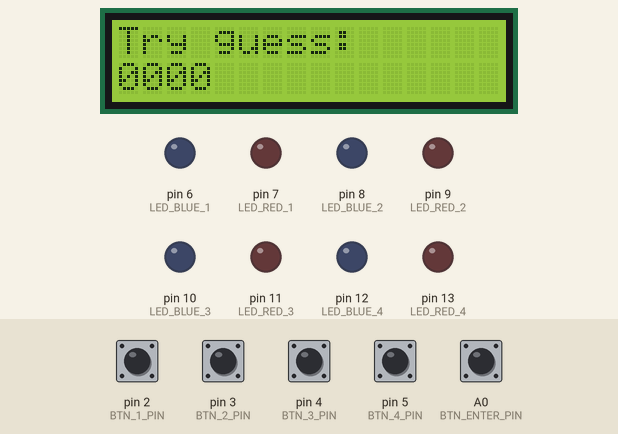
Recording of a sketch running on a simulated Arduino Uno, built with avr-gcc and run on an emulated ATmega328P. On the bench: 16×2 character LCD, output pins drawn as LEDs (lit = HIGH). Inputs (shaded band) come from the test bench; at power-on: A0 (BTN_ENTER_PIN) HIGH, pin 2 (BTN_1_PIN), pin 3 (BTN_2_PIN), pin 4 (BTN_3_PIN), pin 5 (BTN_4_PIN) LOW. Random numbers use the default seed unless the sketch sets one; what the sketch prints to the serial monitor is not drawn.

Above: at 1.2 s.
1.3 s: A0 (BTN_ENTER_PIN) pulled LOW for 1 s
At 2.2 s:
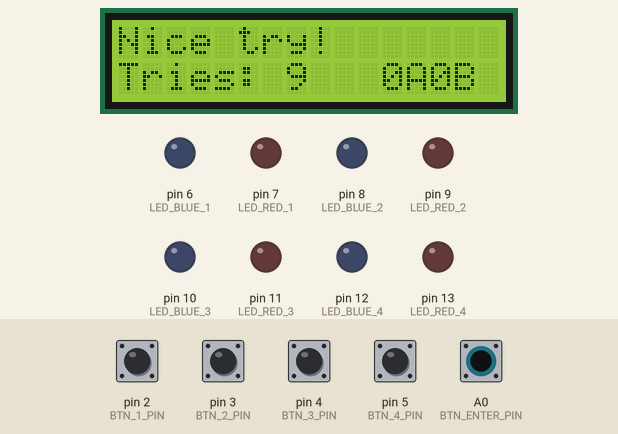
4.4 s: pin 2 (BTN_1_PIN) pulled HIGH for 0.15 s
At 6.1 s:
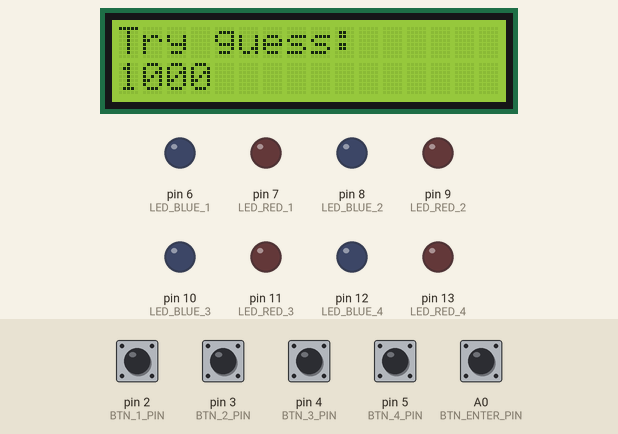
6.6 s: pin 4 (BTN_3_PIN) pulled HIGH for 0.15 s
At 7.1 s:
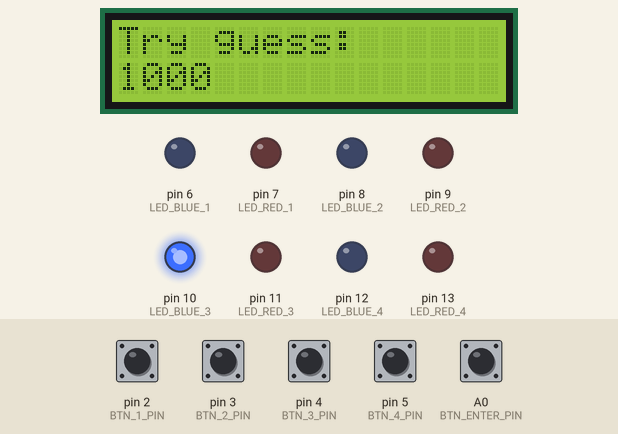
8.7 s: pin 3 (BTN_2_PIN) pulled HIGH for 1 s
At 9.1 s:
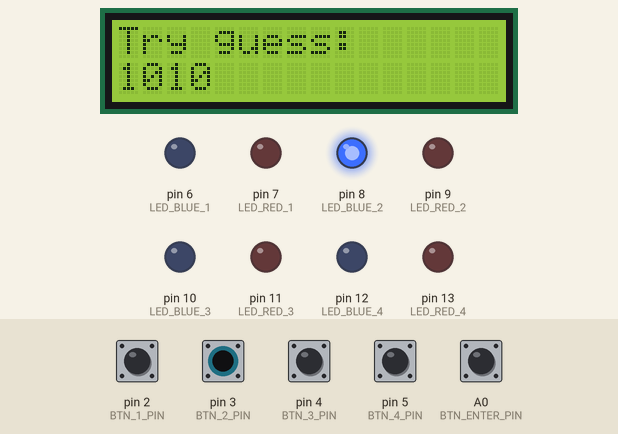
11.2 s: pin 5 (BTN_4_PIN) pulled HIGH for 0.15 s
At 11.6 s:
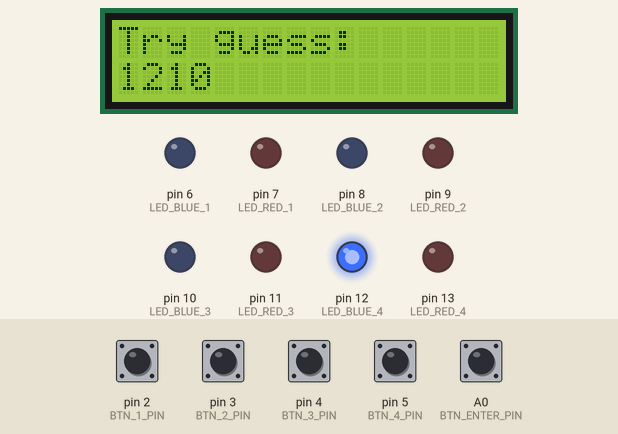
13.2 s: pin 2 (BTN_1_PIN) pulled HIGH for 1 s
At 14.6 s:
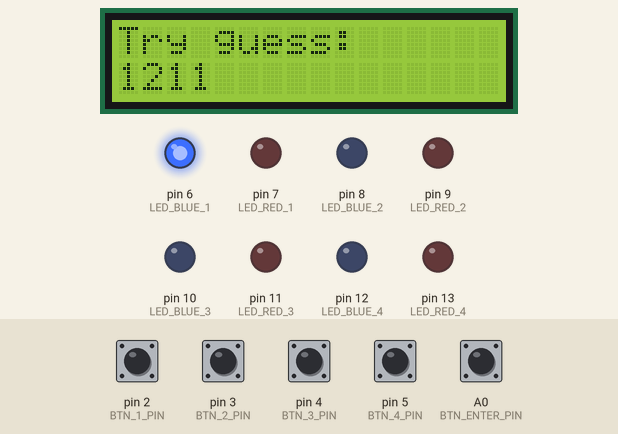
Timing chart, 0 to 16.3 s (numbered marks = the images above; inputs shaded):
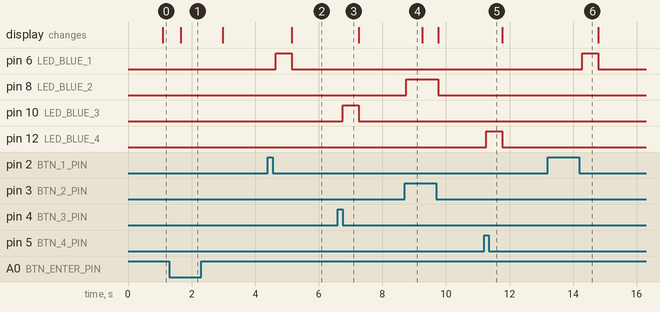

The sketch:

ps6.ino
```cpp
#include <Wire.h>
#include <LiquidCrystal_I2C.h>
#include "mastermind.h"
#include "lcd_wrapper.h"

void setup()
{
  lcd_init();
  Serial.begin(9600);
  turn_off_leds();
};


void loop()
{
  char *code = generate_code(false,4);
  play_game(code);
  free(code);
}
```

mastermind.cpp
```cpp
#include "mastermind.h"
#include "lcd_wrapper.h"
#include <stdbool.h>
#include <ctype.h>
#include <stdio.h>
#include <Arduino.h>
#include <stdlib.h>
#include <time.h>
#include <string.h>
char* generate_code(bool repeat, int length) {
  if (length < 1) {
    return NULL;
  }
  char * ans = (char*)calloc(length + 1, sizeof(char));
  bool arr[10] = {false, false, false, false, false, false, false, false, false, false};
  for (int i = 0; i < length; i++) {
    int k = 0;
    do {
      k = random() % 10;
    } while (arr[k] && !repeat);
    char n = (char)(k + 48);
    arr[k] = true;
    ans[i] = n;
  }
  ans[length] = '\0';
  return ans;
}
void get_score(const char* s, const char* g, int* peg_a, int* peg_b) {
  *peg_a = 0;
  *peg_b = 0;
  char gg[10];

  strcpy(gg, g);
  for (int i = 0; s[i]; i+=1) {
    for (int j = 0; gg[j]; j +=1) {
      if (s[i] == gg[j]) {
        *peg_b +=1;
        gg[j] = ' ';
        break;
      }
    }
    if (s[i] == g [i]) {
      *peg_a += 1;
      *peg_b -= 1;
    }
  }
}
void render_leds(const int peg_a, const int peg_b){
    int  c = 0 ;
    //LED_BLUE_1 = 6
    //LED_RED_1 = 7
    for(int i = 0; i< peg_a; i += 1){
      digitalWrite(LED_RED_1+i*2,1);
    }
    for(int i = peg_a; i<peg_a + peg_b; i +=1){
      digitalWrite(LED_BLUE_1 + i*2,1);
    }
}
void turn_off_leds(){
  for(int i = 6; i <14; i++){
    digitalWrite(i,0);
  }
}
void render_history(char* secret, char** history, const int entry_nr){
  int a,b;
  lcd_clear();
  turn_off_leds();
  get_score(secret,history[entry_nr],&a,&b);
  render_leds(a,b);
  lcd_set_cursor(0,0);
  lcd_print_int(entry_nr);
  lcd_print(" ");
  lcd_print(history[entry_nr]);
  lcd_print(" ");
  lcd_print_int(a);
  lcd_print("A");
  lcd_print_int(b);
  lcd_print("B");
}
void play_game(char* secret){
  lcd_print_at(0,0,"Mastermind.");
  delay(1000);
  lcd_clear();
  turn_off_leds();
  char **history = (char **)calloc(11,sizeof(char*));
  for(int i = 0; i < 10; i++){
    history[i] = (char*)calloc(5,sizeof(char));
  }
  lcd_clear();
  lcd_print_at(0,0,"Try guess: ");
 // lcd_print(secret);
  lcd_print_at(1,0,"0000");
  char gues[5] ="0000";
  delay(500);
  int btn_enter = !digitalRead(BTN_ENTER_PIN);
  int btn1 = digitalRead(BTN_1_PIN);
  int btn2 = digitalRead(BTN_2_PIN);
  int btn3 = digitalRead(BTN_3_PIN);
  int btn4 = digitalRead(BTN_4_PIN);
  int tryed = 10;
  while(1){
    lcd_print_at(1,0,gues);
    btn_enter = !digitalRead(BTN_ENTER_PIN);
    btn1 = digitalRead(BTN_1_PIN);
    btn2 = digitalRead(BTN_2_PIN);
    btn3 = digitalRead(BTN_3_PIN);
    btn4 = digitalRead(BTN_4_PIN);
    Serial.print("btn1: ");Serial.println(btn1);
    Serial.print("btn2: ");Serial.println(btn2);
    Serial.print("btn3: ");Serial.println(btn3);
    Serial.print("btn4: ");Serial.println(btn4);
    Serial.print("btn_enter: ");Serial.println(btn_enter);
    if(btn1 == HIGH){
      int was = 1;
      btn1 = digitalRead(BTN_1_PIN);
      int h = -1;
      while(btn1 == HIGH && tryed != 10){
        btn1 = digitalRead(BTN_1_PIN);
        btn2 = digitalRead(BTN_2_PIN);
        btn3 = digitalRead(BTN_3_PIN);

        if(btn2 == HIGH || btn3 == HIGH){
          was = 0;

          if(btn2 == HIGH){
            Serial.print("tryed = "); Serial.println(tryed);
            if(h+1 != 10-tryed){
              Serial.print("h = "); Serial.println(h);
              h = (h+1)%(10 - tryed);
              delay(300);
            }
          }else if(btn3 == HIGH){
            if(h  > 0 ){
              h = h-1;
            }
            delay(300);
         }

          render_history(secret,history,h);
          lcd_print_at(1,0,gues);
        }
         delay(50);

      }
      turn_off_leds();
      lcd_clear();
      lcd_print_at(0,0,"Try guess: ");
     // lcd_print(secret);
      lcd_print_at(1,0,gues);
      if(was){
        gues[0] = (char)(((int)gues[0] - 47)%10+48);
        digitalWrite(LED_BLUE_1,HIGH);
        delay(500);
        digitalWrite(LED_BLUE_1,LOW);
      }
    }if(btn2 == HIGH){
      gues[1] = (char)(((int)gues[1] - 47)%10+48);
      digitalWrite(LED_BLUE_2,HIGH);
      delay(500);
      digitalWrite(LED_BLUE_2,LOW);
    }if(btn3 == HIGH){
        int was = 1;
        btn3 = digitalRead(BTN_3_PIN);
        btn4 = digitalRead(BTN_4_PIN);
      while(btn3 == HIGH){
        btn3 = digitalRead(BTN_3_PIN);
        btn4 = digitalRead(BTN_4_PIN);
        if(btn4 == HIGH){
          was = 0;
          lcd_print_at(0,11,secret);
        }
      }
      if(was == 0){
        delay(1000);
        lcd_print_at(0,11,"    ");
        continue;
      }
      if(was){
        gues[2] = (char)(((int)gues[2] - 47)%10+48);
        digitalWrite(LED_BLUE_3,HIGH);
        delay(500);
        digitalWrite(LED_BLUE_3,LOW);
      }
    }if(btn4 == HIGH){
      gues[3] = (char)(((int)gues[3] - 47)%10+48);
      digitalWrite(LED_BLUE_4,HIGH);
      delay(500);
      digitalWrite(LED_BLUE_4,LOW);
    }
    if(btn_enter == HIGH){
      strcpy(history[10-tryed],gues);
      tryed -= 1;
      lcd_clear();
      lcd_print_at(0,0,"Try guess: ");
     // lcd_print(secret);
      lcd_print_at(1,0,gues);
      int a,b;
      get_score(secret,gues,&a,&b);
      Serial.print("a and b :");
      Serial.print(a);
      Serial.print(" ");
      Serial.print(b);
      render_leds(a,b);
      if(a == 4){
        lcd_clear();
        lcd_print_at(0,0,"You Win");
        lcd_print_at(1,0,"Code:");
        lcd_print_at(1,6,secret);
        delay(5000);
        return;
      }else{
        lcd_clear();
        lcd_print_at(0,0,"Nice try!");
        lcd_print_at(1,0,"Tries: ");
        lcd_print_int(tryed);
        lcd_set_cursor(1,11);
        lcd_print_int(a);
        lcd_print("A");
        lcd_print_int(b);
        lcd_print("B");
        delay(1300);
        lcd_clear();
      }
      if(tryed == 0){
       lcd_clear();
        lcd_print_at(0,0,"You Lose");
        lcd_print_at(1,0,"Code:");
        lcd_print_at(1,6,secret);
        delay(5000);
        return;
      }
     turn_off_leds();
     lcd_print_at(0,0,"Try guess: ");
    //lcd_print(secret);
    for(int s = 0; s <4 ; s++){
      gues[s] = 48;
    }
    lcd_print_at(1,0,gues);
    }
  }
  lcd_clear();
  for(int i = 0; i < 11; i++){
    free(history[i]);
  }
  free(history);

}
```

mastermind.h
```cpp
#ifndef _MASTERMIND_H
#define _MASTERMIND_H
#include <stdbool.h>
#include <Arduino.h>
#include <Wire.h>
#include <LiquidCrystal_I2C.h>

#define BTN_1_PIN       2
#define BTN_2_PIN       3
#define BTN_3_PIN       4
#define BTN_4_PIN       5
#define BTN_ENTER_PIN   A0

#define LED_BLUE_1      6
#define LED_RED_1       7
#define LED_BLUE_2      8
#define LED_RED_2       9
#define LED_BLUE_3      10
#define LED_RED_3       11
#define LED_BLUE_4      12
#define LED_RED_4       13


/**
 * Generate secret code
 *
 * Generates secret code, which consists from digits only as a string.
 * No two digits in the code combination can be same! Only if the repeat
 * parameter is set to true.
 * The length of generated code is set by the parameter length. If the given
 * parameter is less than 1, function will generate no code and returns NULL.
 * @param repeat if set to true, numbers in the generated code can repeat
 * @param length the length of the code
 * @return Pointer to the random generated code as string of given length. If length param is less than 1, return NULL.
 */
char* generate_code(bool repeat, int length);


/**
 * Game loop
 *
 * This is the main game loop. Function is called with the secret combination and
 * ends, when the combination is found or when the player runs out of the attempts.
 * @param secret reference to the secret combination
 */
void play_game(char* secret);


/**
 * Renders the RGB leds based on the guessed combination
 *
 * Lights up RGB leds with propper colors based on the current guessed combination.
 * Red color is for guessed number on correct position and blue number is for
 * guessed number on incorrect posititoin.
 * @param peg_a number of guessed digits on correct position
 * @param peg_b number of guessed digits on incorrect position
 */
void render_leds(const int peg_a, const int peg_b);


/**
 * Turns all RGB leds off
 */
void turn_off_leds();


/**
 * Renders history
 *
 * Renders line of a history defined by the parameter entry_nr on the display.
 * @param secret reference to the secret combination
 * @param history list (array) of history entries
 * @param entry_nr index of history entry to render
 */
void render_history(char* secret, char** history, const int entry_nr);


/**
 * Returns score for the given guess
 *
 * @param secret the pointer to the secret code
 * @param guess the pointer to the current guess
 * @param peg_a output parameter to get number of As for current guess
 * * @param peg_b output parameter to get number of Bs for current guess
 */
void get_score(const char* secret, const char* guess, int* peg_a, int* peg_b);
#endif
```

lcd_wrapper.cpp
```cpp
#include <Arduino.h>
#include <Wire.h>
#include <LiquidCrystal_I2C.h>
#include "lcd_wrapper.h"
#include "mastermind.h"
LiquidCrystal_I2C lcd(0x27,16,2);

void lcd_init(){
  randomSeed(analogRead(0));
  pinMode(LED_BLUE_1,OUTPUT);
  pinMode(LED_BLUE_2,OUTPUT);
  pinMode(LED_BLUE_3,OUTPUT);
  pinMode(LED_BLUE_4,OUTPUT);
  pinMode(LED_RED_1,OUTPUT);
  pinMode(LED_RED_2,OUTPUT);
  pinMode(LED_RED_3,OUTPUT);
  pinMode(LED_RED_4,OUTPUT);
  pinMode(BTN_1_PIN,INPUT);
  pinMode(BTN_2_PIN,INPUT);
  pinMode(BTN_3_PIN,INPUT);
  pinMode(BTN_4_PIN,INPUT);
  pinMode(BTN_ENTER_PIN,INPUT);

  lcd.init();
  lcd.backlight();
 /* lcd.setCursor(0,0);
  lcd.print("Welcome to");
  lcd.setCursor(0,1);
  lcd.print("MasterMind!");
  delay(1500);   */

}

void lcd_clear(){
  lcd.clear();
}


void lcd_set_cursor(int y, int x){
  lcd.setCursor(x,y);
}


void lcd_print(char* text){
    Serial.println(text);
    lcd.print(text);
}
void lcd_print_int(const int n){
    lcd.print(n);
}


void lcd_print_at(int y, int x, char* text){
    lcd_set_cursor(y, x);
    lcd_print(text);
}
```

lcd_wrapper.h
```cpp
#ifndef _LCD_H
#define _LCD_H
/**
 * Initialize LCD
 *
 * Everything you need to initialize your LCD display, place here.
 * This function should be called in function setup().
 */
void lcd_init();

void lcd_print_int(const int n);
/**
 * Clears the LCD display
 *
 * Clears content of the LCD display. After the call is display empty.
 */
void lcd_clear();


/**
 * Set cursor to given posititon
 *
 * Sets cursor to given position based on y and x coordinates.
 * @param y the row
 * @param x the column
 */
void lcd_set_cursor(int y, int x);


/**
 * Print text on LCD display
 *
 * Prints the givent text on the display on the current
 * cursor position.
 * @param text the text to print
 */
void lcd_print(char* text);


/**
 * Set cursor to given positition and print text
 *
 * Sets the cursor to given position based on y and x coorindates
 * and then prints the given text.
 * @param y the row
 * @param x the column
 * @param text the text to print
 */
void lcd_print_at(int y, int x, char* text);

#endif
```

Measured:
- after the input at 1.3 s, the display: changes after 0.35 s (image 1)
- after the input at 4.4 s, pin 6 (LED_BLUE_1): LOW → HIGH after 0.25 s, → LOW 0.50 s later; the display: changes after 0.75 s (image 2)
- after the input at 6.6 s, pin 10 (LED_BLUE_3): LOW → HIGH after 0.15 s, → LOW 0.50 s later
- after the input at 8.7 s, pin 8 (LED_BLUE_2): LOW → HIGH after 0.06 s, → LOW 1.0 s later
- after the input at 11.2 s, pin 12 (LED_BLUE_4): LOW → HIGH after 0.07 s, → LOW 0.50 s later
- after the input at 13.2 s, pin 6 (LED_BLUE_1): LOW → HIGH after 1.1 s, → LOW 0.50 s later
